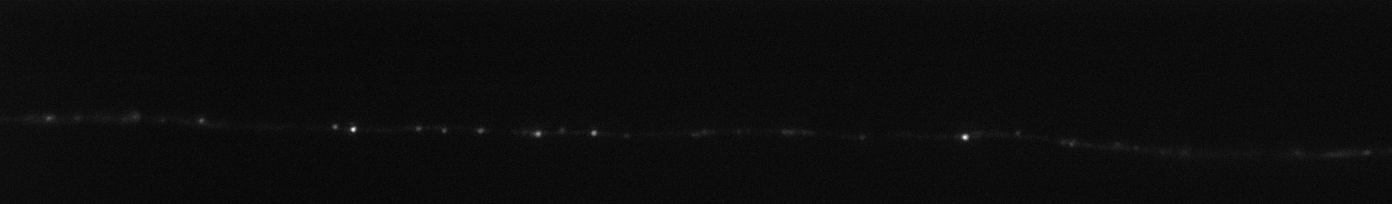
#> input picture 生物图像处理/2nd/axon01/axon01.tif, 1392 x 204 px; its folder holds 4 pictures in this run
$ python ROI_axon01.py
#> lines starting #> are read from the running program, lines starting #| are printed output that depends on the picture
#> further down, img is the input picture: PIL image 1392x204 I;16; min 190, max 2535, mean 311
### 生物图像处理/2nd/axon01/Question2.py
import numpy as np
import matplotlib.pyplot as plt
from PIL import Image


def show_16bit_img(img, save8bit=False, name=None, show=True):
    # 转换为 8 位图像以显示，方便可视化操作
#> called with save8bit = False, show = False
    img_nrm = (img - np.min(img)) / (np.max(img) - np.min(img))
    tmp = np.uint8(255 * img_nrm)
    im = Image.fromarray(tmp)
    # 可以选择是否保存或显示该八位图像
    if save8bit:
        im.save(name)
    if show:
        im.show()
    return im


# [14 lines left out: function draw_intensity, not called in this run]


# 2.1	使用MATLAB或Python读取图像并显示。编写程序绘制其强度直方图。
# 请不要使用内置的图像强度直方图功能。
# 相反，请通过调用MATLAB或Python中的直方图函数来编写自己的图像强度直方图代码
# [4 lines that do not run on import are left out]

### 生物图像处理/2nd/axon01/ROI_axon01.py
import numpy as np
import matplotlib.pyplot as plt
from PIL import Image, ImageDraw
import Question2 as Q2
import imageio


def ROI_Crop(img, x1, y1, x2, y2, show_crop=True, save_crop=True, name=None, validate=True):
    # 转换为 8 位以显示剪裁区域
    img_uint8 = Q2.show_16bit_img(img, show=False)
    plt.figure(figsize=(10, 6))
    # 对剪裁区域在原图用矩形框出
    draw_it = ImageDraw.Draw(img_uint8)
    draw_it.rectangle([x1, y1, x2, y2], outline="red", width=5)
    plt.subplot(2, 1, 1)
    plt.imshow(img_uint8, cmap=plt.get_cmap('gray'))
    # 剪裁
    cut_img = img.crop([x1, y1, x2, y2])
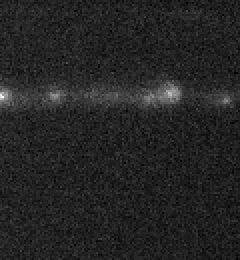
#> cut_img: PIL image 120x130 I;16 (shown 2 times larger); min 221, max 866, mean 315; drawn with min black and max white
    cut_img8 = Q2.show_16bit_img(cut_img, show=False)
    plt.subplot(2, 1, 2)
    plt.imshow(cut_img8, cmap=plt.get_cmap('gray'))
    # 显示了剪裁区域在原图中的位置，方便比对
    plt.savefig("preview_"+name+".jpg", dpi=1200)
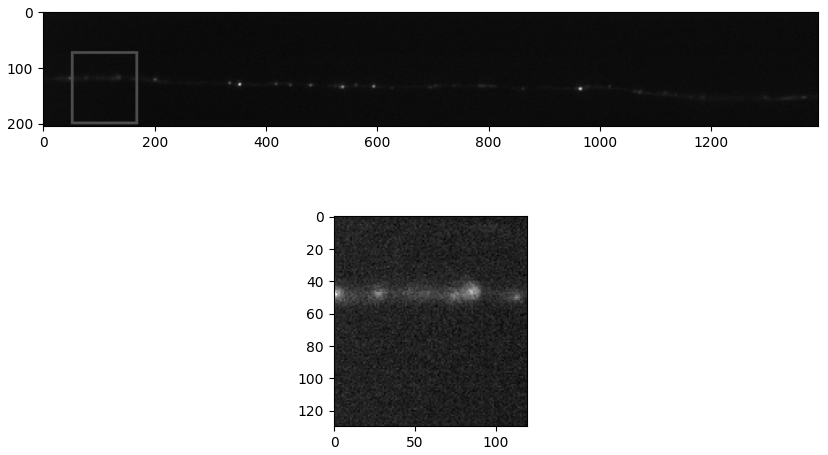
#> figure drawn by matplotlib, 2 panels
    if show_crop:
        plt.show()
    # 需要保存的是 cut_img.tif
    if save_crop:
        imageio.imsave(name+".tif", cut_img)
    # 验证保存是否正确
    if validate:
        new_img = Image.open(name+'.tif')
        re_img = np.asarray(new_img)
        print("Type of the Cropped Image:", re_img.dtype)
#| Type of the Cropped Image: uint16


if __name__ == '__main__':
    img = Image.open('axon01.tif')
    [x1, y1, x2, y2] = [50, 70, 170, 200]
    # 每个剪裁图像的名字都不一样，便于保存
    # 不需要指定格式，因为会被重用
    name = "Cropped_ROI_"+str(x1)+"_"+str(y1)+"_"+str(x2)+"_"+str(y1)
    ROI_Crop(img, x1, y1, x2, y2, save_crop=True, name=name, validate=True)
